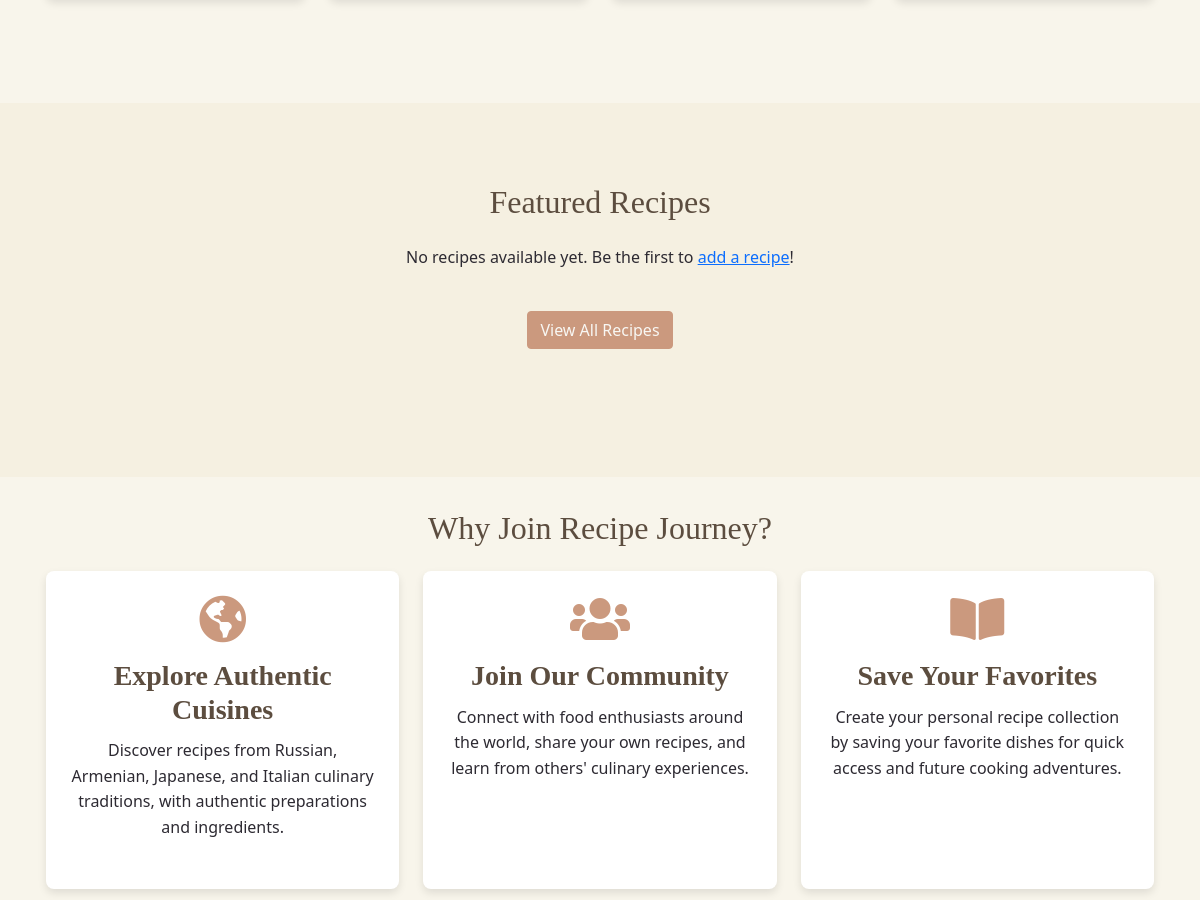
Before: / (middle part) with the older database file.
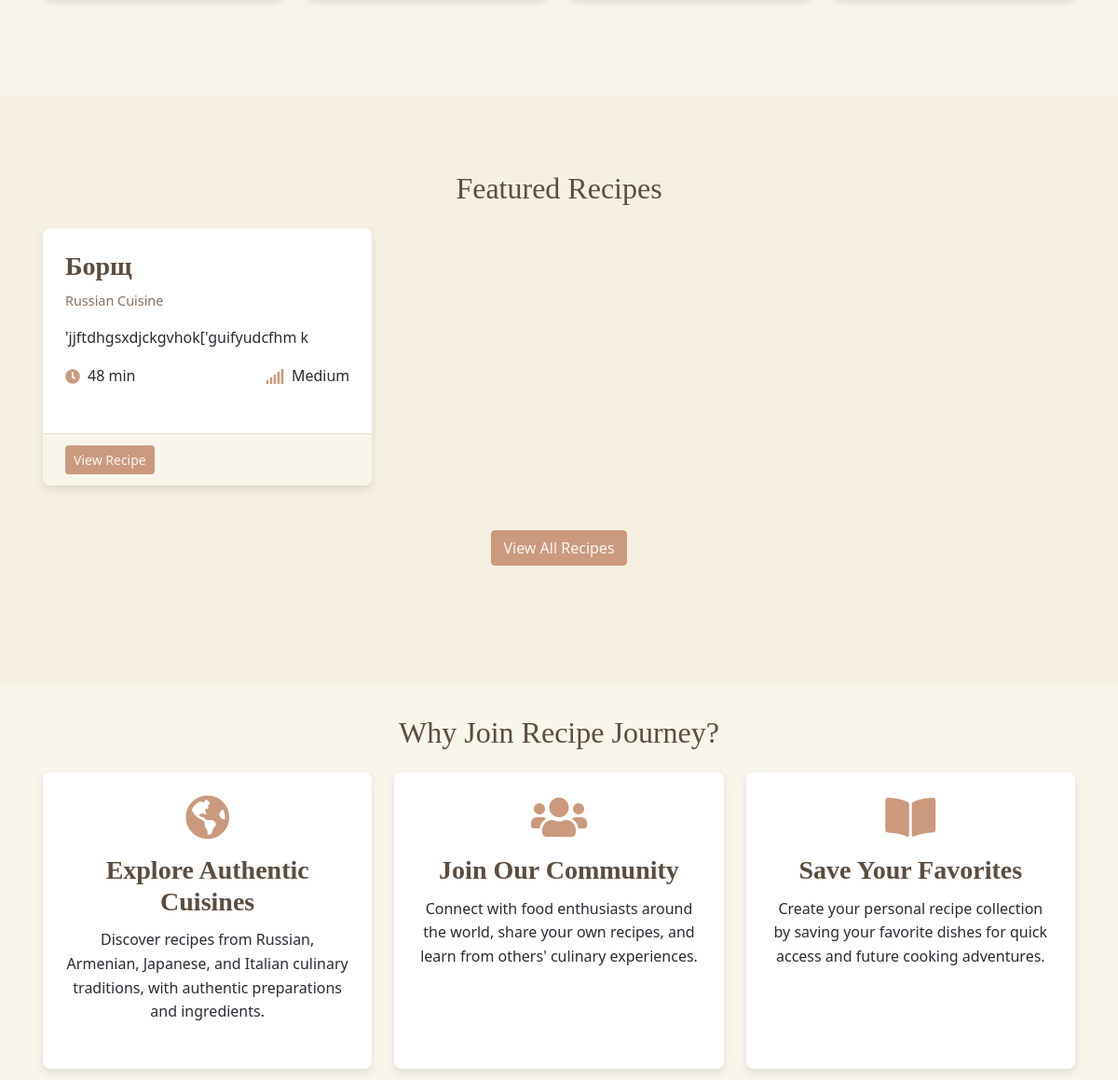
After: the same page with the newer database file.
### models.py (models this page shows, shortened)
class Recipe(db.Model):
    id = db.Column(db.Integer, primary_key=True)
    title = db.Column(db.String(128), nullable=False)
    description = db.Column(db.Text)
    ingredients = db.Column(db.Text, nullable=False)
    instructions = db.Column(db.Text, nullable=False)
    prep_time = db.Column(db.Integer)  # in minutes
    cook_time = db.Column(db.Integer)  # in minutes
    servings = db.Column(db.Integer)
    difficulty = db.Column(db.String(20))  # Easy, Medium, Hard
    created_at = db.Column(db.DateTime, default=datetime.utcnow)
    updated_at = db.Column(db.DateTime, default=datetime.utcnow, onupdate=datetime.utcnow)
    user_id = db.Column(db.Integer, db.ForeignKey('user.id'))
    cuisine_id = db.Column(db.Integer, db.ForeignKey('cuisine.id'))
    favorites = db.relationship('Favorite', backref='recipe', lazy='dynamic')

class Cuisine(db.Model):
    id = db.Column(db.Integer, primary_key=True)
    name = db.Column(db.String(64), unique=True, nullable=False)
    description = db.Column(db.Text)
    recipes = db.relationship('Recipe', backref='cuisine', lazy='dynamic')

### routes.py (the view)
@app.route('/')
def index():
    featured_recipes = Recipe.query.order_by(Recipe.created_at.desc()).limit(6).all()
    cuisines = Cuisine.query.all()
    return render_template('index.html', featured_recipes=featured_recipes, cuisines=cuisines)

### templates/index.html (shortened to what the changed rows need)
{% extends 'base.html' %}
{% block content %}
    <section class="bg-beige py-5">
        <div class="container section">
            <h2 class="text-center mb-4">Featured Recipes</h2>
            <div class="row">
                {% if featured_recipes %}
                    {% for recipe in featured_recipes %}
                        <div class="col-lg-4 col-md-6 mb-4">
                            <div class="card h-100 animate-on-scroll">
                                <div class="card-body">
                                    <h3 class="card-title">{{ recipe.title }}</h3>
                                    <p class="card-subtitle">{{ recipe.cuisine.name }} Cuisine</p>
                                    <p class="card-text">{{ recipe.description[:100] }}{% if recipe.description|length > 100 %}...{% endif %}</p>
                                    <div class="d-flex justify-content-between align-items-center">
                                        <div class="recipe-meta-item">
                                            <i class="fas fa-clock"></i>
                                            <span>{{ recipe.prep_time + recipe.cook_time }} min</span>
                                        </div>
                                        <div class="recipe-meta-item">
                                            <i class="fas fa-signal"></i>
                                            <span>{{ recipe.difficulty }}</span>
                                        </div>
                                    </div>
                                </div>
                                <div class="card-footer">
                                    <a href="{{ url_for('recipe_detail', recipe_id=recipe.id) }}" class="btn btn-primary btn-sm">View Recipe</a>
                                </div>
                            </div>
                        </div>
                    {% endfor %}
                {% else %}
                    <div class="col-12 text-center">
                        <p>No recipes available yet. Be the first to <a href="{{ url_for('add_recipe') }}">add a recipe</a>!</p>
                    </div>
                {% endif %}
            </div>
        </div>
    </section>
    <section class="container section">
        <h2 class="text-center mb-4">Why Join Recipe Journey?</h2>
    </section>
{% endblock %}

Changed rows visible on the page:
added Recipe: title "Борщ", cuisine.name "Russian", description "'jjftdhgsxdjckgvhok['guifyudcfhm k", recipe.prep_time+recipe.cook_time "48", difficulty "Medium"
Other visible differences:
text no longer shown: "No recipes available yet. Be the first to add a recipe !"
